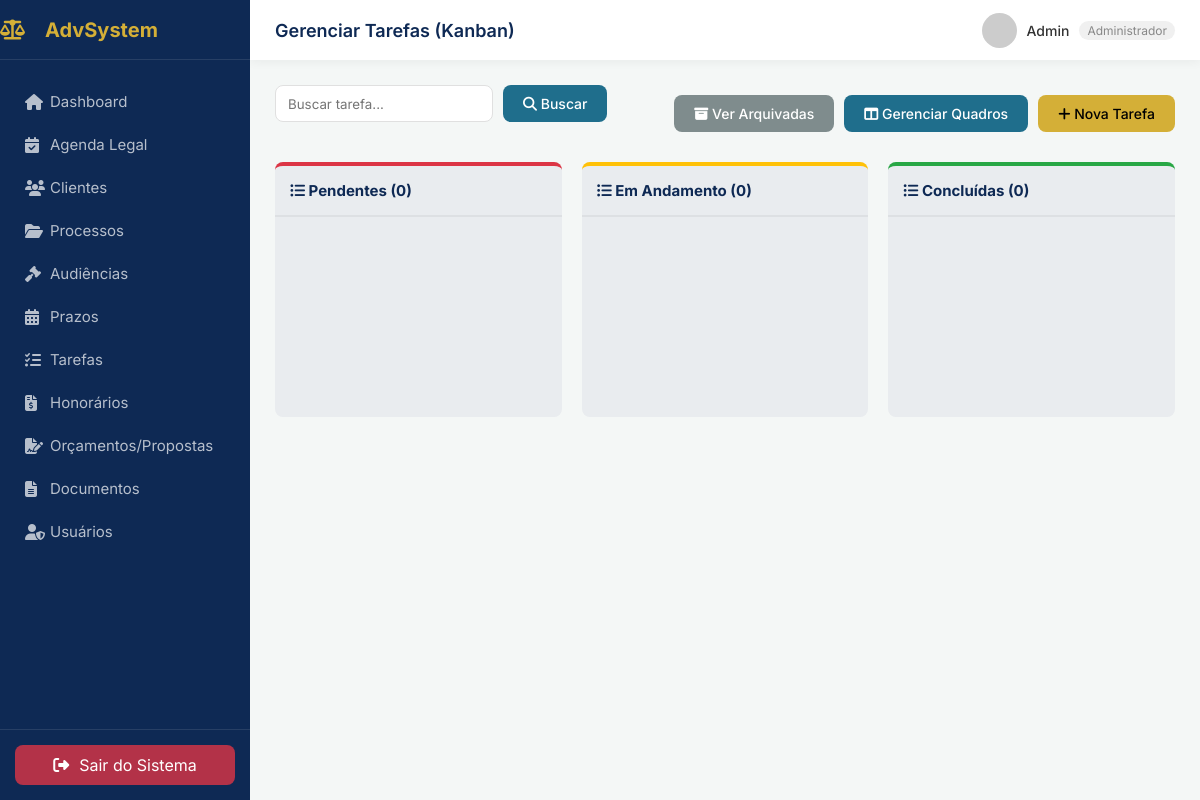
The app's page /pages/tarefas/index.php (signed in) with its own data.
### tables this page shows
CREATE TABLE `kanban_colunas` (
  `id` int(11) NOT NULL AUTO_INCREMENT,
  `titulo` varchar(100) NOT NULL,
  `cor` varchar(20) DEFAULT '#1F6E8C',
  `ordem` int(11) DEFAULT 0,
  PRIMARY KEY (`id`)
);

### includes/auth.php (called while the page is built, shortened)
<?php
function tem_permissao($modulo) {
    if ($_SESSION['usuario_perfil'] === 'administrador') return true;
    $acessos = isset($_SESSION['usuario_acessos']) ? $_SESSION['usuario_acessos'] : [];
    return in_array($modulo, $acessos);
}
?>

### pages/tarefas/index.php (the view, shortened to what this page needs)
<?php
$page_title = 'Gerenciar Tarefas (Kanban)';
require_once __DIR__ . '/../../includes/header.php';
require_once __DIR__ . '/../../config/conexao.php';
$busca = $_GET['busca'] ?? '';
$colunas = [];
$kanban = [];
try {
    $stmt_colunas = $pdo->query("SELECT * FROM kanban_colunas ORDER BY ordem ASC");
    $colunas = $stmt_colunas->fetchAll();
    foreach($colunas as $c) {
        $kanban[$c['id']] = [];
    }
} catch(PDOException $e) {
    echo "<div class='alert alert-danger'>Erro no banco de dados: " . $e->getMessage() . "</div>";
}
?>
<div class="page-header">
    <form action="" method="GET" class="search-bar">
        <input type="text" name="busca" placeholder="Buscar tarefa..." value="<?php echo htmlspecialchars($busca); ?>">
        <button type="submit" class="btn btn-blue"><i class="fas fa-search"></i> Buscar</button>
    </form>
    <div class="action-buttons">
        <a href="arquivadas.php" class="btn" style="background-color:#7f8c8d; color:white;"><i class="fas fa-archive"></i> Ver Arquivadas</a>
        <?php if ($_SESSION['usuario_perfil'] === 'administrador'): ?>
        <a href="quadros.php" class="btn btn-blue"><i class="fas fa-columns"></i> Gerenciar Quadros</a>
        <?php endif; ?>
        <a href="form.php" class="btn btn-primary"><i class="fas fa-plus"></i> Nova Tarefa</a>
    </div>
</div>
<div class="kanban-board">
    <?php foreach($colunas as $col): ?>
    <div class="kanban-col">
        <div class="kanban-header kanban-dynamic" style="border-top: 4px solid <?php echo htmlspecialchars($col['cor']); ?>;">
            <h4><i class="fas fa-list-ul"></i> <?php echo htmlspecialchars($col['titulo']); ?> (<span id="count-<?php echo $col['id']; ?>"><?php echo count($kanban[$col['id']]); ?></span>)</h4>
        </div>
        <div class="kanban-body column-droppable" id="col-<?php echo $col['id']; ?>" data-id="<?php echo $col['id']; ?>">
        </div>
    </div>
    <?php endforeach; ?>
</div>
<?php require_once __DIR__ . '/../../includes/footer.php'; ?>

### includes/header.php (shortened to what this page needs)
<?php
require_once __DIR__ . '/auth.php';
?>
<!DOCTYPE html>
<html lang="pt-BR">
<head>
    <link rel="stylesheet" href="https://cdnjs.cloudflare.com/ajax/libs/font-awesome/6.4.0/css/all.min.css">
    <link rel="stylesheet" href="<?= BASE_URL ?>assets/css/style.css?v=<?php echo time(); ?>">
</head>
<body>
    <div class="layout-wrapper">
        <?php include __DIR__ . '/menu.php'; ?>
        <div class="main-content">
            <header class="top-header">
                <div class="header-left">
                    <h2><?php echo isset($page_title) ? htmlspecialchars($page_title) : 'Dashboard'; ?></h2>
                </div>
                <div class="header-right">
                    <div class="user-info">
                        <img src="https://ui-avatars.com/api/?name=<?php echo urlencode($_SESSION['usuario_nome']); ?>&background=0D8ABC&color=fff" alt="Avatar" class="avatar">
                        <span class="user-name"><?php echo htmlspecialchars($_SESSION['usuario_nome']); ?></span>
                        <span class="user-role"><?php echo ucfirst(htmlspecialchars($_SESSION['usuario_perfil'])); ?></span>
                    </div>
                </div>
            </header>
            <main class="content-container">

### includes/menu.php (shortened to what this page needs)
<aside class="sidebar" id="sidebar">
    <div class="sidebar-brand" style="display: flex; justify-content: space-between; align-items: center; padding-right: 15px;">
        <div style="display: flex; align-items: center; gap: 10px;">
            <i class="fas fa-balance-scale"></i>
            <span>AdvSystem</span>
        </div>
    </div>
    <nav class="sidebar-nav">
        <ul>
            <li>
                <a href="<?= BASE_URL ?>dashboard.php">
                    <i class="fas fa-home"></i> <span>Dashboard</span>
                </a>
            </li>
            <li>
                <a href="<?= BASE_URL ?>pages/agenda/index.php">
                    <i class="fas fa-calendar-check"></i> <span>Agenda Legal</span>
                </a>
            </li>
            <?php if(tem_permissao('clientes')): ?>
            <li>
                <a href="<?= BASE_URL ?>pages/clientes/index.php">
                    <i class="fas fa-users"></i> <span>Clientes</span>
                </a>
            </li>
            <?php endif; ?>
            <?php if(tem_permissao('processos')): ?>
            <li>
                <a href="<?= BASE_URL ?>pages/processos/index.php">
                    <i class="fas fa-folder-open"></i> <span>Processos</span>
                </a>
            </li>
            <?php endif; ?>
            <?php if(tem_permissao('audiencias')): ?>
            <li>
                <a href="<?= BASE_URL ?>pages/audiencias/index.php">
                    <i class="fas fa-gavel"></i> <span>Audiências</span>
                </a>
            </li>
            <?php endif; ?>
            <?php if(tem_permissao('prazos')): ?>
            <li>
                <a href="<?= BASE_URL ?>pages/prazos/index.php">
                    <i class="fas fa-calendar-alt"></i> <span>Prazos</span>
                </a>
            </li>
            <?php endif; ?>
            <?php if(tem_permissao('tarefas')): ?>
            <li>
                <a href="<?= BASE_URL ?>pages/tarefas/index.php">
                    <i class="fas fa-tasks"></i> <span>Tarefas</span>
                </a>
            </li>
            <?php endif; ?>
            <?php if(tem_permissao('honorarios')): ?>
            <li>
                <a href="<?= BASE_URL ?>pages/honorarios/index.php">
                    <i class="fas fa-file-invoice-dollar"></i> <span>Honorários</span>
                </a>
            </li>
            <li>
                <a href="<?= BASE_URL ?>pages/orcamentos/index.php">
                    <i class="fas fa-file-signature"></i> <span>Orçamentos/Propostas</span>
                </a>
            </li>
            <?php endif; ?>
            <?php if(tem_permissao('documentos')): ?>
            <li>
                <a href="<?= BASE_URL ?>pages/documentos/index.php">
                    <i class="fas fa-file-alt"></i> <span>Documentos</span>
                </a>
            </li>
            <?php endif; ?>
            <?php if ($_SESSION['usuario_perfil'] === 'administrador'): ?>
            <li>
                <a href="<?= BASE_URL ?>pages/usuarios/index.php">
                    <i class="fas fa-user-shield"></i> <span>Usuários</span>
                </a>
            </li>
            <?php endif; ?>
        </ul>
    </nav>
    <div class="sidebar-footer">
        <a href="<?= BASE_URL ?>logout.php" class="logout-btn">
            <i class="fas fa-sign-out-alt"></i> <span>Sair do Sistema</span>
        </a>
    </div>
</aside>

### includes/footer.php (shortened to what this page needs)
            </main>
        </div>
    </div>
</body>
</html>

### assets/css/style.css (style rules this page uses)
:root { --primary-color: #0E2954; --primary-light: #1F6E8C; --secondary-color: #2E8A99; --gold-color: #D4AF37; --gold-light: #e6c55a; --bg-color: #F4F7F6; --card-bg: #FFFFFF; --text-color: #333333; --text-muted: #888888; --border-color: #E0E0E0; --success: #28a745; --danger: #dc3545; --warning: #ffc107; --info: #17a2b8; --sidebar-width: 250px; --header-height: 60px; --radius: 8px; --shadow: 0 4px 6px rgba(0,0,0,0.05); }
* { margin: 0; padding: 0; box-sizing: border-box; font-family: 'Inter', sans-serif; }
body { background-color: var(--bg-color); color: var(--text-color); overflow-x: hidden; }
a { text-decoration: none; color: var(--primary-light); }
ul { list-style: none; }
.btn { display: inline-block; padding: 10px 20px; border-radius: var(--radius); font-size: 14px; font-weight: 500; cursor: pointer; text-align: center; border: none; transition: 0.3s; }
.btn-primary { background-color: var(--gold-color); color: #000; }
.btn-blue { background-color: var(--primary-light); color: white; }
.layout-wrapper { display: flex; height: 100vh; }
.sidebar { width: var(--sidebar-width); background-color: var(--primary-color); color: #fff; display: flex; flex-direction: column; transition: 0.3s; overflow-y: auto; }
.sidebar-brand { height: var(--header-height); display: flex; align-items: center; justify-content: center; font-size: 20px; font-weight: 700; color: var(--gold-color); border-bottom: 1px solid rgba(255,255,255,0.1); }
.sidebar-brand i { margin-right: 10px; }
.sidebar-nav { flex: 1; padding: 20px 0; }
.sidebar-nav ul li a { display: flex; align-items: center; padding: 12px 25px; color: rgba(255,255,255,0.7); font-size: 15px; transition: 0.3s; }
.sidebar-nav ul li a i { width: 25px; font-size: 16px; }
.sidebar-footer { padding: 15px; border-top: 1px solid rgba(255,255,255,0.1); }
.logout-btn { display: flex; align-items: center; justify-content: center; color: #fff; background-color: rgba(220, 53, 69, 0.8); padding: 10px; border-radius: var(--radius); transition: 0.3s; }
.logout-btn i { margin-right: 10px; }
.main-content { flex: 1; display: flex; flex-direction: column; overflow-x: hidden; }
.top-header { height: var(--header-height); background-color: #fff; display: flex; align-items: center; justify-content: space-between; padding: 0 25px; box-shadow: 0 2px 10px rgba(0,0,0,0.05); }
.header-left { display: flex; align-items: center; gap: 15px; }
.header-left h2 { font-size: 18px; font-weight: 600; color: var(--primary-color); }
.header-right .user-info { display: flex; align-items: center; gap: 10px; }
.avatar { width: 35px; height: 35px; border-radius: 50%; object-fit: cover; }
.user-name { font-weight: 500; font-size: 14px; }
.user-role { font-size: 12px; color: var(--text-muted); background-color: #f0f0f0; padding: 2px 8px; border-radius: 10px; }
.content-container { flex: 1; padding: 25px; overflow-y: auto; }
.page-header { display: flex; justify-content: space-between; align-items: center; margin-bottom: 20px; }
.action-buttons { display: flex; gap: 10px; flex-wrap: wrap; align-items: center; }
.search-bar { display: flex; gap: 10px; margin-bottom: 20px; }
.search-bar input, .search-bar select { padding: 8px 12px; border: 1px solid var(--border-color); border-radius: var(--radius); outline: none; }
.kanban-board { display: flex; gap: 20px; align-items: flex-start; overflow-x: auto; padding-bottom: 20px; overscroll-behavior-x: contain; scroll-snap-type: x mandatory; }
.kanban-col { background: #e9ecef; min-width: 280px; max-width: 90vw; flex: 1; border-radius: var(--radius); display: flex; flex-direction: column; scroll-snap-align: start; }
.kanban-header { padding: 15px; border-bottom: 2px solid rgba(0,0,0,0.05); border-radius: var(--radius) var(--radius) 0 0; }
.kanban-header h4 { font-size: 15px; color: var(--primary-color); }
.kanban-body { padding: 10px; min-height: 200px; }

### records on screen
kanban_colunas: titulo "Pendentes", id "0"
kanban_colunas: titulo "Em Andamento", id "0"
kanban_colunas: titulo "Concluídas", id "0"

### other values on screen
$page_title "Gerenciar Tarefas (Kanban)"
$_SESSION['usuario_nome'] "Admin"
$_SESSION['usuario_perfil'] "Administrador"
